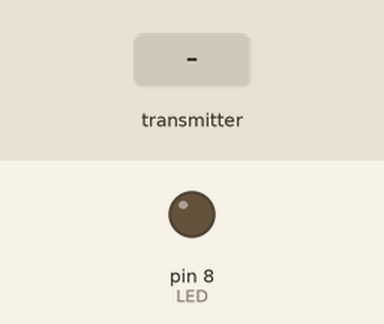
This sketch was run on a simulated Arduino Uno, built with avr-gcc and run on an emulated ATmega328P. On the bench: output pins drawn as LEDs (lit = HIGH). Inputs (shaded band) come from the test bench. No radio packets arrive unless stated.

Above: at 1.2 s.
1.3 s: the transmitter starts sending val = 256
At 1.9 s:
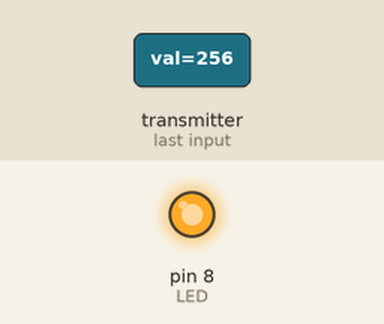
2.8 s: the transmitter starts sending val = 0
At 4.0 s:
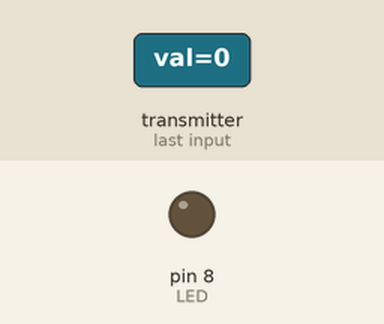
4.3 s: the transmitter starts sending val = 512
At 5.3 s:
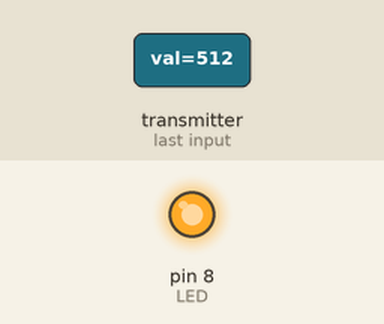
Timing chart, 0 to 7.3 s (numbered marks = the images above; inputs shaded):
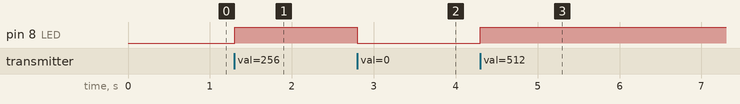

The sketch:

test1_receiver.ino
```cpp
// RF24 TEST1 receiver
// SMP
// 2015-1003 Ver. 1.0

#include <SPI.h>
#include <nRF24L01.h>
#include <RF24.h>

#define PRINTING 0

// which pin the LED is on
#define LED  8

// and where the radio is
#define RF24_CE 9
#define RF24_CSN  10
#define PIPE_ID  "TEST1\0\0\0"

RF24 radio(RF24_CE, RF24_CSN);

int count;  // how many radio reads

struct Packet {
  int count;
  int val;
};

Packet packet;

void setup() {
  // put your setup code here, to run once:
#if PRINTING>0
  Serial.begin(9600);
  Serial.println("Receiver starting");
#endif

  pinMode(LED, OUTPUT);

  long realPipeID;
  memcpy(&realPipeID, PIPE_ID, sizeof(long));
  radio.begin();
  radio.openReadingPipe(1, realPipeID);
  radio.startListening();

  count = 0;
}

void loop() {
  int radioData;
  if(radio.available()) {
    radio.read(&packet, sizeof(Packet));
    radioData = packet.val;
    digitalWrite(LED, radioData==0?LOW:HIGH);

#if PRINTING>0
    Serial.print(count++);
    Serial.print(" -> [");
    Serial.print(packet.count);
    Serial.print(", ");
    Serial.print(packet.val);
    Serial.println("]");
#endif
  }

}
```

Measured:
- after the input at 1.3 s, pin 8 (LED): LOW → HIGH at once
- after the input at 2.8 s, pin 8 (LED): HIGH → LOW at once
- after the input at 4.3 s, pin 8 (LED): LOW → HIGH at once
